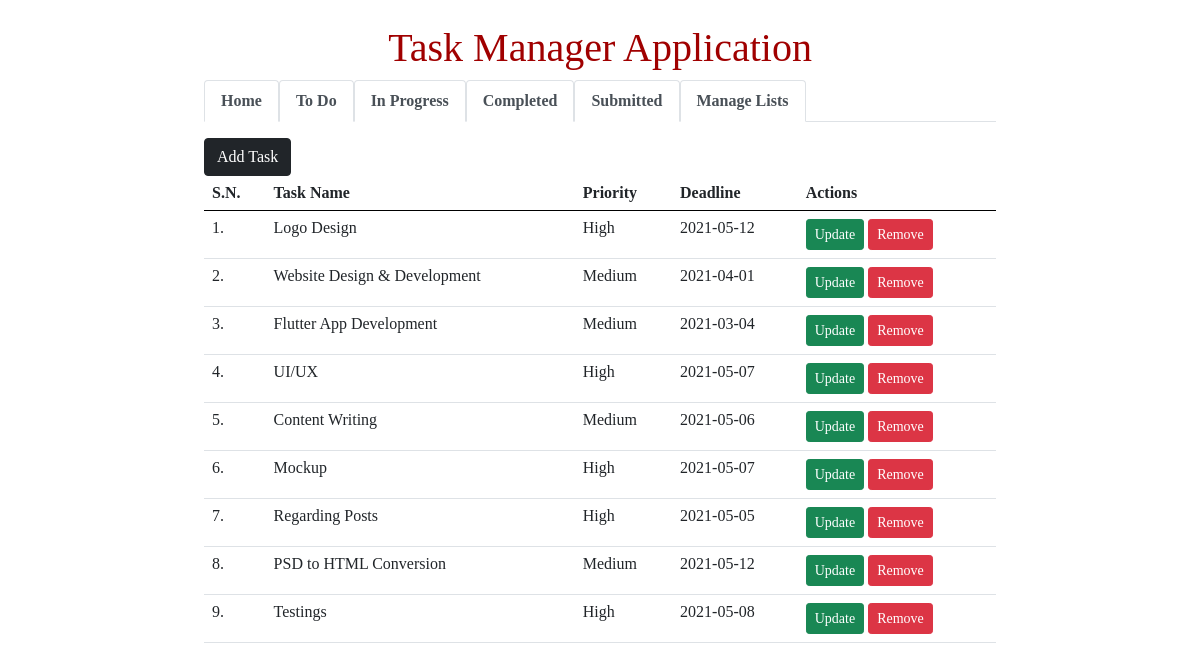
The page / on the database its author committed.
### tables this page shows
CREATE TABLE `tbl_lists` (
  `list_id` int(10) UNSIGNED NOT NULL,
  `list_name` varchar(50) NOT NULL,
  `list_description` varchar(150) DEFAULT NULL
);

CREATE TABLE `tbl_tasks` (
  `task_id` int(10) UNSIGNED NOT NULL,
  `task_name` varchar(150) NOT NULL,
  `task_description` text NOT NULL,
  `list_id` int(11) NOT NULL,
  `priority` varchar(10) NOT NULL,
  `deadline` date NOT NULL
);

### index.php (the view, shortened to what this page needs)
<html>
    <head>
        <link rel="stylesheet" href="<?php echo SITEURL; ?>css/style.css" />
        <link href="https://cdn.jsdelivr.net/npm/bootstrap@5.0.0-beta3/dist/css/bootstrap.min.css" rel="stylesheet">
    </head>
    <body>
    <div class="wrapper">
    <h1 class="text-center">Task Manager Application</h1>
    <nav>
        <div class="nav nav-tabs" id="nav-tab" role="tablist">
            <a href="<?php echo SITEURL; ?>" style="text-decoration: none;"><button class="nav-link active" id="nav-home-tab" data-bs-toggle="tab" data-bs-target="#nav-home" type="button" role="tab" aria-controls="nav-home" aria-selected="true"><b>Home</b></button></a>
            <?php
                $conn2 = mysqli_connect(LOCALHOST, DB_USERNAME, DB_PASSWORD) or die(mysqli_error());
                $sql2 = "SELECT * FROM tbl_lists";
                $res2 = mysqli_query($conn2, $sql2);
                if($res2==true)
                {
                    while($row2=mysqli_fetch_assoc($res2))
                    {
                        $list_id = $row2['list_id'];
                        $list_name = $row2['list_name'];
                        ?>
                        <a href="<?php echo SITEURL; ?>list-task.php?list_id=<?php echo $list_id; ?>" style="text-decoration: none;"><button class="nav-link active" id="nav-home-tab" data-bs-toggle="tab" data-bs-target="#nav-home" type="button" role="tab" aria-controls="nav-home" aria-selected="true"><b><?php echo $list_name; ?></b></button></a>
                        <?php
                    }
                }
            ?>
            <a href="<?php echo SITEURL; ?>manage-list.php" style="text-decoration: none;"><button class="nav-link active" id="nav-home-tab" data-bs-toggle="tab" data-bs-target="#nav-home" type="button" role="tab" aria-controls="nav-home" aria-selected="true"><b>Manage Lists</b></button></a>
        </div>
    </nav>
    <div class="all-tasks">
        <a href="<?php echo SITEURL; ?>add-task.php"><button class="btn btn-dark">Add Task</button></a>
        <table class="tbl-full table table-condensed table-hover">
            <tr>
                <th>S.N.</th>
                <th>Task Name</th>
                <th>Priority</th>
                <th>Deadline</th>
                <th>Actions</th>
            </tr>
            <?php
                $conn = mysqli_connect(LOCALHOST, DB_USERNAME, DB_PASSWORD) or die(mysqli_error());
                $sql = "SELECT * FROM tbl_tasks";
                $res = mysqli_query($conn, $sql);
                if($res==true)
                {
                    $count_rows = mysqli_num_rows($res);
                    $sn=1;
                    if($count_rows>0)
                    {
                        while($row=mysqli_fetch_assoc($res))
                        {
                            $task_id = $row['task_id'];
                            $task_name = $row['task_name'];
                            $priority = $row['priority'];
                            $deadline = $row['deadline'];
                            ?>
                            <tr>
                                <td><?php echo $sn++; ?>. </td>
                                <td><?php echo $task_name; ?></td>
                                <td><?php echo $priority; ?></td>
                                <td><?php echo $deadline; ?></td>
                                <td>
                                    <a href="<?php echo SITEURL; ?>update-task.php?task_id=<?php echo $task_id; ?>"><button class="btn btn-success btn-sm">Update</button></a>
                                    <a href="<?php echo SITEURL; ?>delete-task.php?task_id=<?php echo $task_id; ?>"><button class="btn btn-danger btn-sm">Remove</button></a>
                                </td>
                            </tr>
                            <?php
                        }
                    }
                    else
                    {
                        ?>
                        <tr>
                            <td colspan="5">No Task Added Yet.</td>
                        </tr>
                        <?php
                    }
                }
            ?>
        </table>
    </div>
    </div>
    </body>
</html>

### css/style.css (style rules this page uses)
* { margin: 0; padding: 0; font-family: verdana; }
.wrapper { width: 70%; margin: 0 auto; padding: 2%; }
h1 { color: #a00000; margin-bottom: 2%; }
.tbl-full { width: 100%; }
table tr th { text-align: left; border-bottom: 1px solid black; padding: 1%; padding-top: 3%; }
table tr td { padding: 1%; }

### rows shown on the page
tbl_lists: list_name "To Do"
tbl_lists: list_name "In Progress"
tbl_lists: list_name "Completed"
tbl_lists: list_name "Submitted"
tbl_tasks: task_name "Logo Design", priority "High", deadline "2021-05-12"
tbl_tasks: task_name "Website Design & Development", priority "Medium", deadline "2021-04-01"
tbl_tasks: task_name "Flutter App Development", priority "Medium", deadline "2021-03-04"
tbl_tasks: task_name "UI/UX", priority "High", deadline "2021-05-07"
tbl_tasks: task_name "Content Writing", priority "Medium", deadline "2021-05-06"
tbl_tasks: task_name "Mockup", priority "High", deadline "2021-05-07"
tbl_tasks: task_name "Regarding Posts", priority "High", deadline "2021-05-05"
tbl_tasks: task_name "PSD to HTML Conversion", priority "Medium", deadline "2021-05-12"
tbl_tasks: task_name "Testings", priority "High", deadline "2021-05-08"
